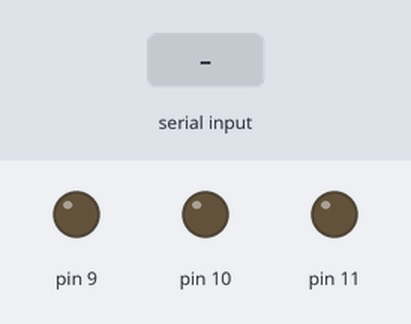
The sketch below on a simulated Arduino Uno, built with avr-gcc and run on an emulated ATmega328P. Shown: output pins drawn as LEDs (lit = HIGH). Inputs (shaded band) come from the test bench.

Above: at 1.2 s.
1.3 s: "r90\n" received over Serial
At 2.2 s:
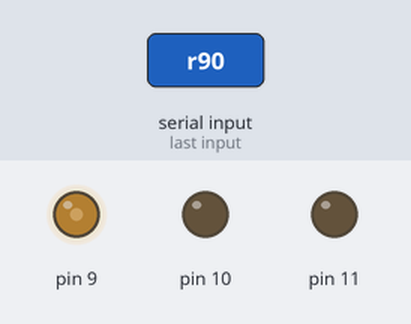
2.8 s: "r,45\n" received over Serial
At 3.3 s:
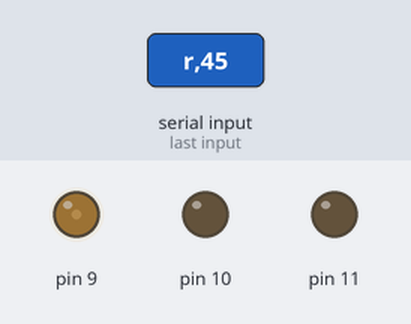
4.3 s: "g90\n" received over Serial
At 5.5 s:
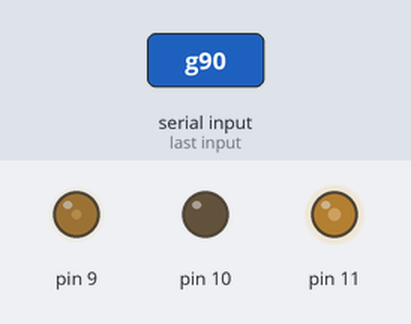
5.8 s: "g,45\n" received over Serial
At 6.8 s:
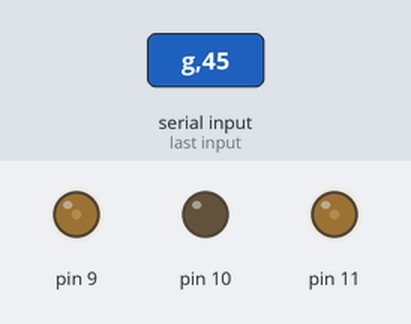
7.3 s: "b90\n" received over Serial
At 7.9 s:
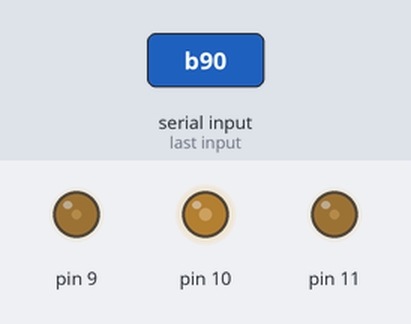
8.8 s: "b,45\n" received over Serial
At 9.1 s:
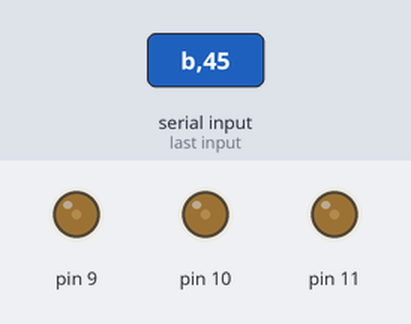
Timing chart, 0 to 11.3 s (numbered marks = the images above; inputs shaded):
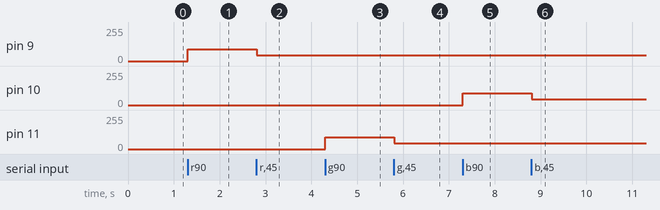

The sketch:

L15-lighting_led.ino
```cpp
  void setup() {
  Serial.begin(9600);
  for(int i=9;i<12;i++){
    pinMode(i,OUTPUT);
    analogWrite(i,0);
    }
}

void loop() {
if(Serial.available()){
  char c=Serial.read();
  int value=Serial.parseInt();
  if(c=='r'){
      analogWrite(9,value);
      }
    else if(c=='g'){
      analogWrite(11,value);
      }
    else if(c=='b'){
      analogWrite(10,value);
        }

  }

}
```

Measured:
- after the input at 1.3 s, pin 9: 0/255 → 90/255 at once
- after the input at 2.8 s, pin 9: 90/255 → 45/255 at once
- after the input at 4.3 s, pin 11: 0/255 → 90/255 at once
- after the input at 5.8 s, pin 11: 90/255 → 45/255 at once
- after the input at 7.3 s, pin 10: 0/255 → 90/255 at once
- after the input at 8.8 s, pin 10: 90/255 → 45/255 at once
